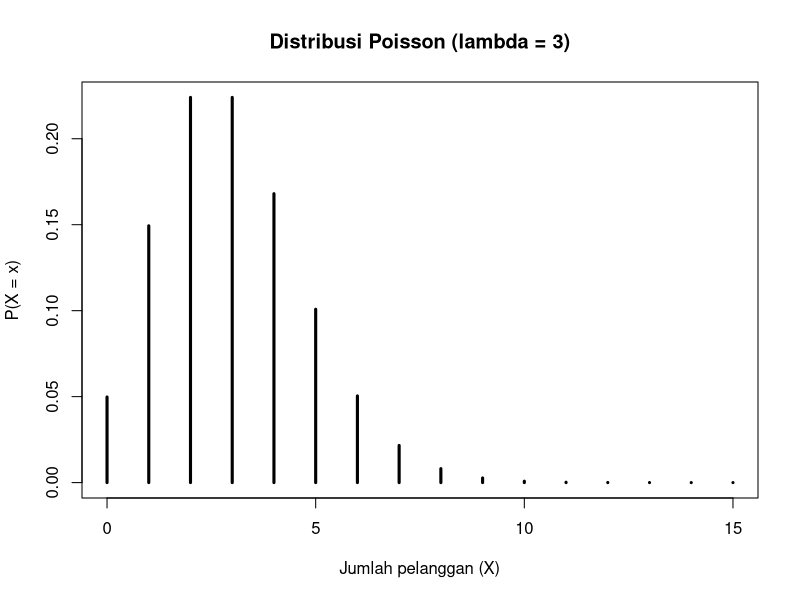
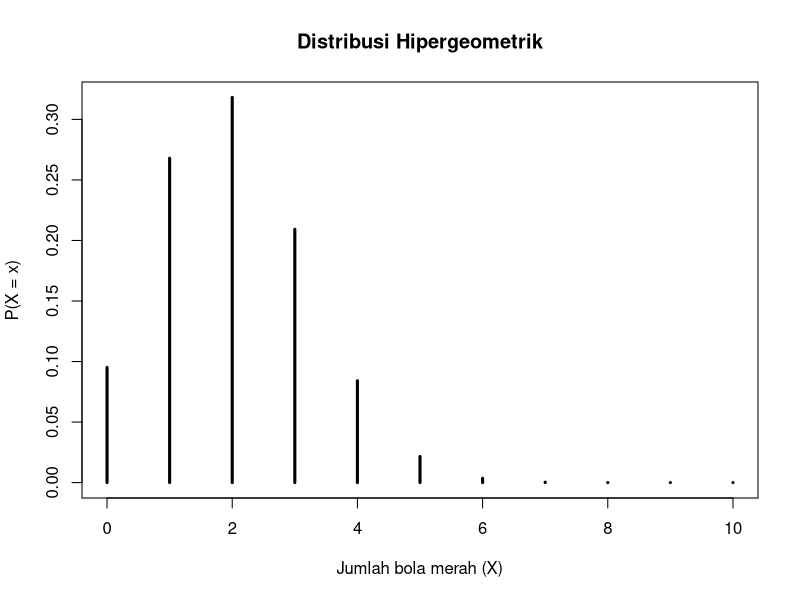
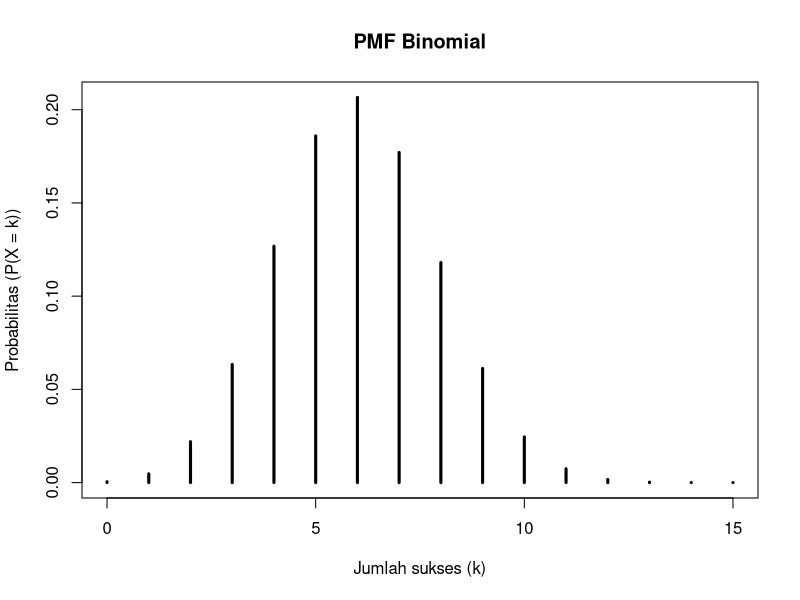
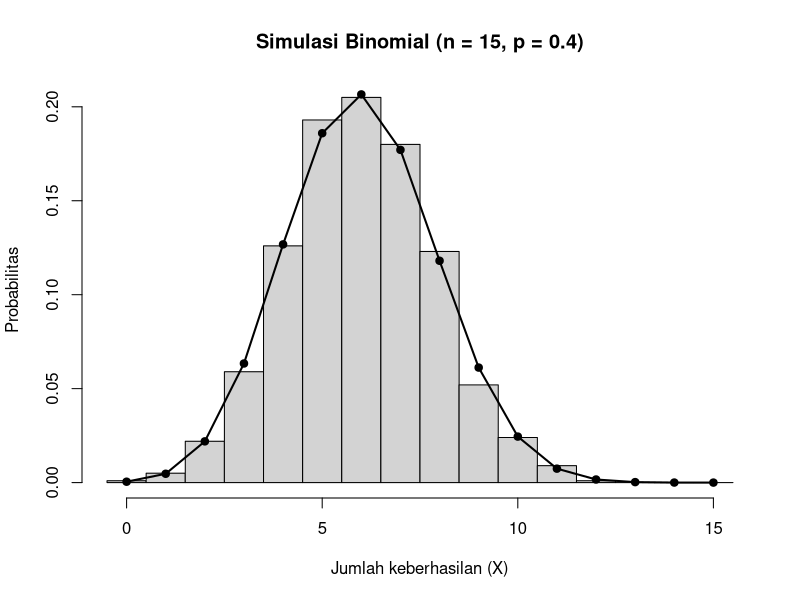

R code for these plots, in order:
# Distribusi Poisson
lambda <- 3
P <- 1 - ppois(4, lambda)
P

x <- 0:15
pmf <- dpois(x, lambda)

plot(x, pmf,
     type = "h",
     lwd = 3,
     main = "Distribusi Poisson (lambda = 3)",
     xlab = "Jumlah pelanggan (X)",
     ylab = "P(X = x)")


# Distribusi Hipergeometrik
# Parameter
N <- 100
K <- 20
n <- 10

# Distribusi jumlah bola merah
x <- 0:n
pmf <- dhyper(x, K, N - K, n)

# Menampilkan PMF
data.frame(x, pmf)

# Membuat grafik
plot(x, pmf,
     type = "h",
     lwd = 3,
     main = "Distribusi Hipergeometrik",
     xlab = "Jumlah bola merah (X)",
     ylab = "P(X = x)")


# Distribusi Binomial
# Parameter
n <- 15
p <- 0.4

# Simulasi 1.000 percobaan Binomial
set.seed(123)
simulasi <- rbinom(1000, size = n, prob = p)

# Nilai X
x_binom <- 0:n

# PMF teoritis
pmf_binom <- dbinom(x_binom, size = n, prob = p)

plot(x_binom, pmf_binom,
     type = "h",
     lwd = 3,
     main = "PMF Binomial",
     xlab = "Jumlah sukses (k)",
     ylab = "Probabilitas (P(X = k))")

# Histogram hasil simulasi
hist(simulasi,
     breaks = seq(-0.5, 15.5, by = 1),
     probability = TRUE,
     main = "Simulasi Binomial (n = 15, p = 0.4)",
     xlab = "Jumlah keberhasilan (X)",
     ylab = "Probabilitas")

# Tambah point dan line
points(x_binom, pmf_binom, pch = 19)
lines(x_binom, pmf_binom, lwd = 2)
